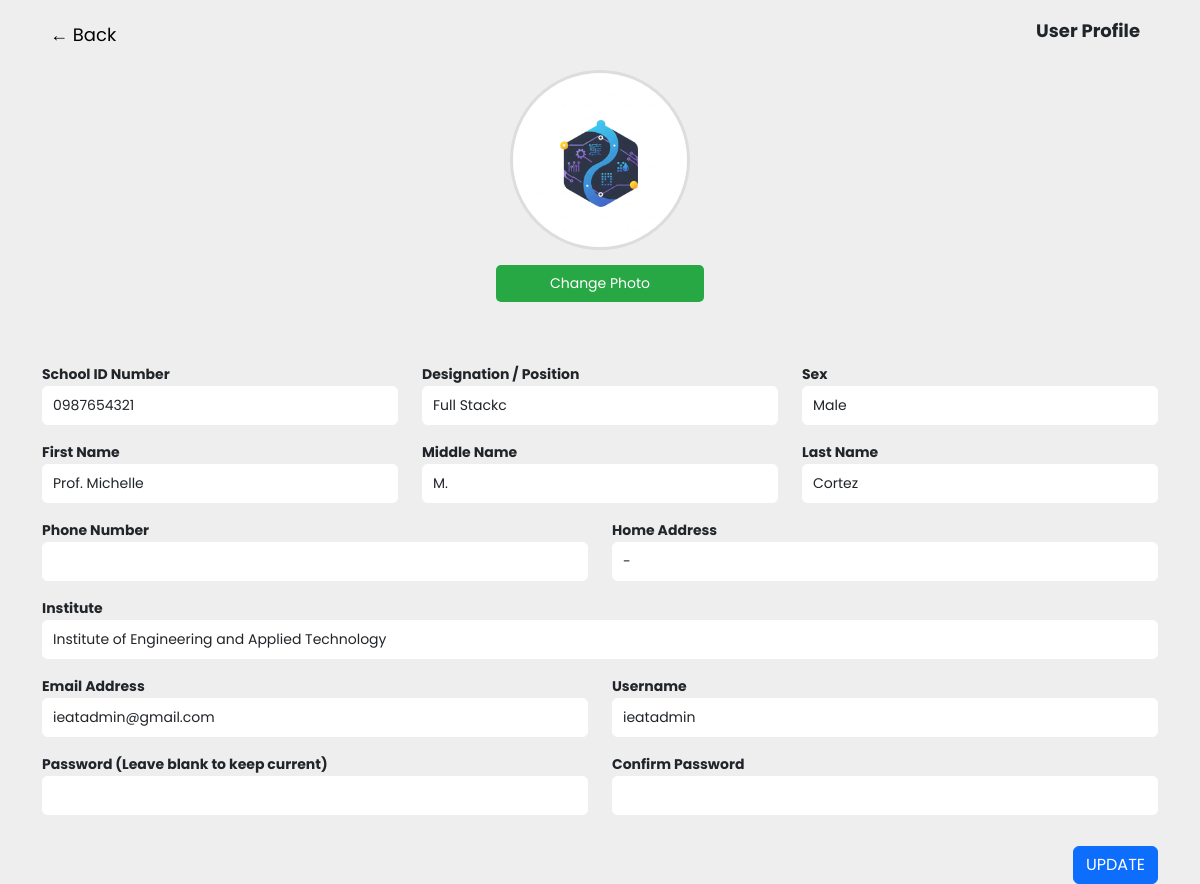
Page /1admin/profile/profile.php (signed in) on the committed database.
### tables this page shows
CREATE TABLE `users` (
  `users_id` int(11) NOT NULL,
  `coordinator_id` int(11) DEFAULT NULL,
  `fname` varchar(50) DEFAULT NULL,
  `mname` varchar(50) DEFAULT NULL,
  `lname` varchar(50) DEFAULT NULL,
  `sex` enum('female','male') DEFAULT NULL,
  `address` text DEFAULT NULL,
  `phone` varchar(20) DEFAULT NULL,
  `institute` enum('Institute of Engineering and Applied Technology','Institute of Management') DEFAULT NULL,
  `school_id` varchar(150) DEFAULT NULL,
  `course` enum('BS in Business Administration','BS in Hospitality Management','BS in Agriculture and Biosystems Engineering','BS in Geodetic Engineering','BS in Food Technology','BS in Information Technology') DEFAULT NULL,
  `hte_id` int(11) DEFAULT NULL,
  `year_section` enum('4-A','4-B','4-C','4-D','4-E','4-F','4-G') DEFAULT NULL,
  `designation` varchar(100) DEFAULT NULL,
  `role` enum('admin','coordinator','student','trainer','subtrainer') DEFAULT NULL,
  `email` varchar(100) DEFAULT NULL,
  `username` varchar(50) DEFAULT NULL,
  `password` varchar(255) DEFAULT NULL,
  `temppass` varchar(255) DEFAULT NULL,
  `otp` varchar(10) DEFAULT NULL,
  `activate` tinyint(1) NOT NULL DEFAULT 0,
  `guid` varchar(255) DEFAULT NULL,
  `image_profile` text DEFAULT NULL,
  `chat_stats` enum('online','offline','default') DEFAULT 'offline',
  `users_account` enum('enabled','disabled') DEFAULT 'enabled',
  `created_on` timestamp NOT NULL DEFAULT current_timestamp(),
  `updated_on` timestamp NOT NULL DEFAULT current_timestamp() ON UPDATE current_timestamp(),
  `attended` enum('yes','no') DEFAULT 'no',
  `assigned` enum('BS in Business Administration','BS in Hospitality Management','BS in Agriculture and Biosystems Engineering','BS in Geodetic Engineering','BS in Food Technology','BS in Information Technology') DEFAULT NULL,
  `ojt_stats` enum('deployed','pending','pulled-out') DEFAULT 'pending',
  `is_completed` enum('c','nyc') DEFAULT NULL,
  `time_in` datetime DEFAULT NULL,
  `time_out` datetime DEFAULT NULL,
  `remarks` text DEFAULT NULL
);

### 1admin/profile/profile.php (the view, shortened to what this page needs)
<?php
include("../../0config/database.php");
$user_id = $_SESSION['user_id'] ?? 0;
$query = "SELECT * FROM users WHERE users_id = ?";
$stmt = $conn->prepare($query);
$stmt->bind_param("i", $user_id);
$stmt->execute();
$result = $stmt->get_result();
$user = $result->fetch_assoc();
?>
<!DOCTYPE html>
<html lang="en">
<head>
    <link rel="stylesheet" href="https://cdn.jsdelivr.net/npm/bootstrap@5.3.0/dist/css/bootstrap.min.css">
    <link rel="stylesheet" href="../../1admin/profile/css/profile.css">
</head>
<body>
    <div class="container-fluid profile-container">
        <div class="profile-header-container">
            <a href="../../1admin/admindashboard.php" class="back-btn">← Back</a>
            <h3 class="profile-header">User Profile</h3>
        </div>
        <div class="row profile-wrapper">
            <div class="col-lg-3 col-md-4 col-12 profile-left text-center">
                <img id="profileImage" src="<?php echo htmlspecialchars('../../upload_profile/' . ($user['image_profile'] ?? 'siplogo.png')); ?>" class="profile-image">
                <button class="change-photo-btn" id="uploadBtn">Change Photo</button>
            </div>
            <div class="col-lg-9 col-md-8 col-12 profile-form">
                <form id="updateProfileForm">
                    <div class="row">
                        <div class="col-md-8 form-group">
                            <label>School ID Number</label>
                            <input type="text" class="form-control" name="school_id" value="<?php echo htmlspecialchars($user['school_id'] ?? ''); ?>">
                        </div>
                        <div class="col-md-4 form-group">
                            <label>Designation / Position</label>
                            <input type="text" class="form-control" name="designation" value="<?php echo htmlspecialchars($user['designation'] ?? ''); ?>">
                        </div>
                        <div class="col-md-4 form-group">
                            <label>Sex</label>
                            <select class="form-control" name="sex">
                                <option value="male" <?php echo ($user['sex'] === 'male') ? 'selected' : ''; ?>>Male</option>
                            </select>
                        </div>
                    </div>
                    <div class="row">
                        <div class="col-md-4 form-group">
                            <label>First Name</label>
                            <input type="text" class="form-control" name="fname" value="<?php echo htmlspecialchars($user['fname'] ?? ''); ?>">
                        </div>
                        <div class="col-md-4 form-group">
                            <label>Middle Name</label>
                            <input type="text" class="form-control" name="mname" value="<?php echo htmlspecialchars($user['mname'] ?? ''); ?>">
                        </div>
                        <div class="col-md-4 form-group">
                            <label>Last Name</label>
                            <input type="text" class="form-control" name="lname" value="<?php echo htmlspecialchars($user['lname'] ?? ''); ?>">
                        </div>
                    </div>
                    <div class="row">
                        <div class="col-md-6 form-group">
                            <label>Phone Number</label>
                            <input type="text" class="form-control" name="phone" value="<?php echo htmlspecialchars($user['phone'] ?? ''); ?>">
                        </div>
                        <div class="col-md-6 form-group">
                            <label>Home Address</label>
                            <input type="text" class="form-control" name="address" value="<?php echo htmlspecialchars($user['address'] ?? ''); ?>">
                        </div>
                    </div>
                    <div class="row">
                        <div class="col-md-6 form-group">
                            <label>Institute</label>
                            <input type="text" class="form-control" value="<?php echo htmlspecialchars($user['institute'] ?? ''); ?>" readonly>
                        </div>
                    </div>
                    <div class="row">
                        <div class="col-md-6 form-group">
                            <label>Email Address</label>
                            <input type="email" class="form-control" name="email" value="<?php echo htmlspecialchars($user['email'] ?? ''); ?>" required>
                        </div>
                        <div class="col-md-6 form-group">
                            <label>Username</label>
                            <input type="text" class="form-control" name="username" value="<?php echo htmlspecialchars($user['username'] ?? ''); ?>" required>
                        </div>
                    </div>
                    <div class="row">
                        <div class="col-md-6 form-group">
                            <label>Password (Leave blank to keep current)</label>
                            <input type="password" class="form-control" name="password">
                        </div>
                        <div class="col-md-6 form-group">
                            <label>Confirm Password</label>
                            <input type="password" class="form-control" name="confirm_password">
                        </div>
                    </div>
                    <div class="text-end mt-3">
                        <button type="submit" class="btn btn-primary">UPDATE</button>
                    </div>
                </form>
            </div>
        </div>
    </div>
</body>
</html>

### 1admin/profile/css/profile.css (style rules this page uses)
body { font-family: "Poppins", sans-serif !important; }
* { margin: 0; padding: 0; box-sizing: border-box; }
body { background-color: #eeeeee; }
.container-fluid { max-width: 100%; height: 100vh; padding: 20px 30px; display: flex; flex-direction: column; align-items: center; }
.profile-header-container { display: flex; align-items: center; justify-content: space-between; width: 100%; max-width: 1600px; margin-bottom: 20px; padding: 0 20px; }
.back-btn { font-size: 18px; cursor: pointer; color: black; text-decoration: none; }
.profile-header { font-size: 24px; font-weight: bold; text-align: right; margin-right: 10px; }
.profile-header { font-size: 18px; font-weight: bold; text-align: right; }
.profile-wrapper { display: flex; align-items: flex-start; justify-content: center; width: 100%; max-width: 1600px; gap: 60px; }
.profile-left { flex: 1; max-width: 300px; text-align: center; }
.profile-image { width: 180px; height: 180px; object-fit: cover; border-radius: 50%; border: 3px solid #ddd; display: block; margin: 0 auto 15px; }
.change-photo-btn { display: block; width: 80%; background-color: #28a745; color: white; border: none; padding: 8px; border-radius: 5px; cursor: pointer; font-size: 14px; margin: 0 auto; }
.profile-form { flex: 2; width: 100%; }
.profile-form form { width: 100%; max-width: 1200px; }
.form-group { margin-bottom: 15px; }
label { font-weight: bold; font-size: 14px; }
.form-control { width: 100%; padding: 8px 10px; border: 1px solid #ffffff; border-radius: 5px; font-size: 14px; }
.profile-form .row { display: flex; justify-content: space-between; }
.profile-form .col-md-6, .profile-form .col-md-4, .profile-form .col-md-8 { flex: 1; }
@media (max-width: 1400px) { .profile-wrapper { flex-direction: column; align-items: center; } }
@media (max-width: 1400px) { .profile-left { max-width: 100%; } }
@media (max-width: 1400px) { .profile-form { width: 100%; } }
@media (max-width: 1400px) { .profile-form form { max-width: 100%; } }

### rows in the picture
users: image_profile (picture), school_id "0987654321", designation "Full Stackc", sex "Male", fname "Prof. Michelle", mname "M.", lname "Cortez", address "-", institute "Institute of Engineering and Applied Technology", email "ieatadmin@gmail.com", username "ieatadmin"
